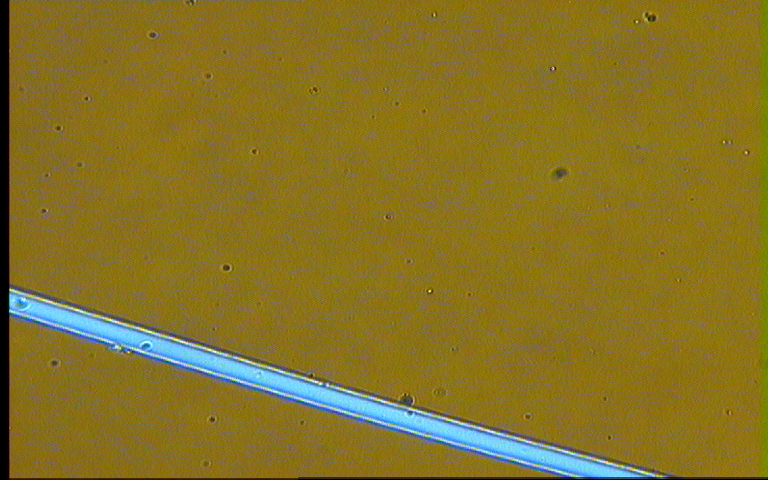
#> input picture pic2data/SolubilityEvaluation_0.1/309.14.png, 768 x 480 px, given as the content of the folder 309.14.png, which was not available
$ python -i changeFrame.py   (imports and definitions only)
#> lines starting #> are read from the running program, lines starting #| are printed output that depends on the picture; after the words box and inside, x2 and y2 are one past the last pixel; in counts of white or black regions, pixels touching at a corner belong together; pictures that were not available may be replaced by others from this repository, and a replacement may not be noted
import os
from PIL import Image, ImageEnhance, ImageFilter

def frames(lf):
    lframes = [i for i in lf if i[-4:]=='.png']
    lframes.sort()
    return lframes

class changeFrames():

    def __init__(self, Path, cropbox=None):
#> called with Path = '309.14.png'
        self.Path = Path
        self.lfiles = [i for i in os.listdir(self.Path) if i[-4:] == '.png']
        self.lframes = frames(self.lfiles)
        self.newfolder = os.path.join(self.Path,'overwritten')
        self.imagesize = Image.open(os.path.join(self.Path, self.lfiles[0])).size
        if cropbox == None:
            self.cropbox = (0,0,self.imagesize[0],self.imagesize[1])
#> self.cropbox = (0, 0, 768, 480)
        else: self.cropbox = cropbox
        self.newimagesize = None

    def cuterandnewfolder(self):
        try:
            os.makedirs(os.path.join(self.newfolder))
        except: pass
        for i in self.lframes:
            image = Image.open(os.path.join(self.Path, i))
            image = image.crop(self.cropbox)
            image.save(os.path.join(self.newfolder,i))
        self.newimagesize = Image.open(os.path.join(self.newfolder,self.lframes[0])).size

    def cGaus(self):
        for i in self.lframes:
            image = Image.open(os.path.join(self.newfolder, i))
            image = image.filter(ImageFilter.GaussianBlur)
            image.save(os.path.join(self.newfolder, i))

    def cEnhance(self, Faktor=4):
        for i in self.lframes:
            image = Image.open(os.path.join(self.newfolder, i))
            image = ImageEnhance.Contrast(image)
            image.enhance(Faktor).save(os.path.join(self.newfolder, i))

    def cGrey(self, Faktor=0):
        for i in self.lframes:
            image = Image.open(os.path.join(self.newfolder, i))
            image = ImageEnhance.Color(image)
            image.enhance(Faktor).save(os.path.join(self.newfolder, i))


    def cContrast(self):
        for i in self.lframes:
            image = Image.open(os.path.join(self.newfolder, i))
#> image is the input picture: PIL image 768x480 RGB; mean R, G, B 134.6, 115, 37.3
            source = image.split()
            g = source[2].point(lambda i: i > 100 and 255)
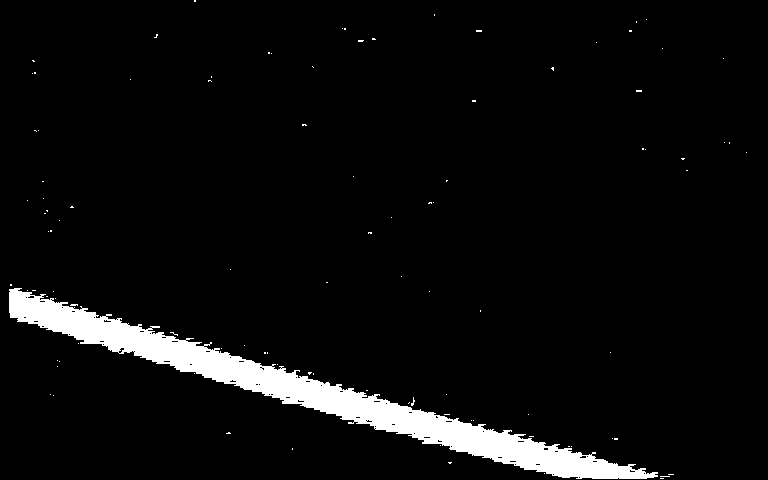
#> g: PIL image 768x480 L; 5% white; 101 white regions (100 under 20 px), largest, box (x1, y1, x2, y2) and area: (9, 288, 658, 479) 18246
            gn = source[2].point(lambda i: i + 200)
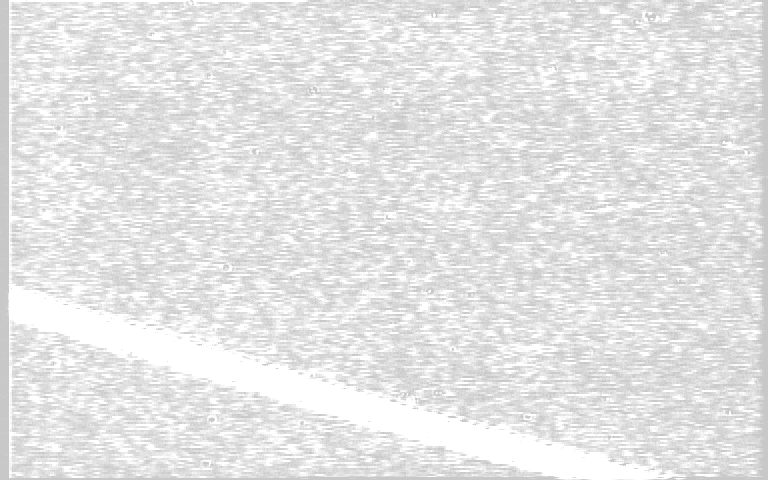
#> gn: PIL image 768x480 L; min 200, max 255, mean 228.5
            source[2].paste(gn, None, g)
            image = Image.merge(image.mode, source)
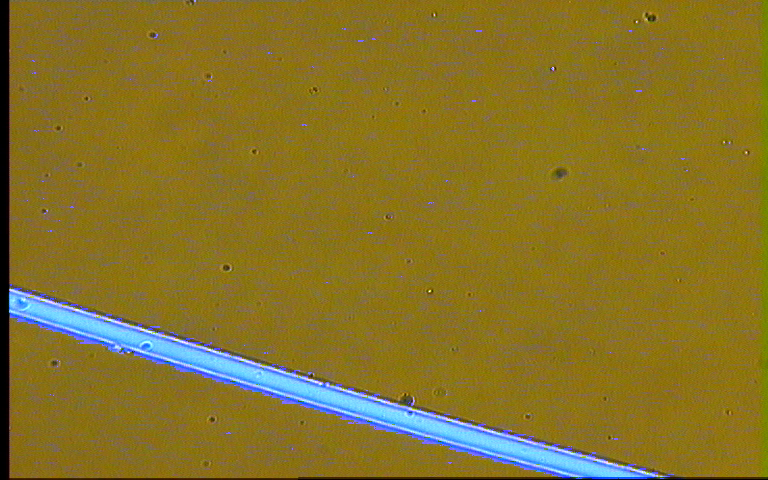
#> image: PIL image 768x480 RGB; mean R, G, B 134.6, 115, 39.5
            source = image.split()
            g = source[1].point(lambda i: i > 100 and 255)
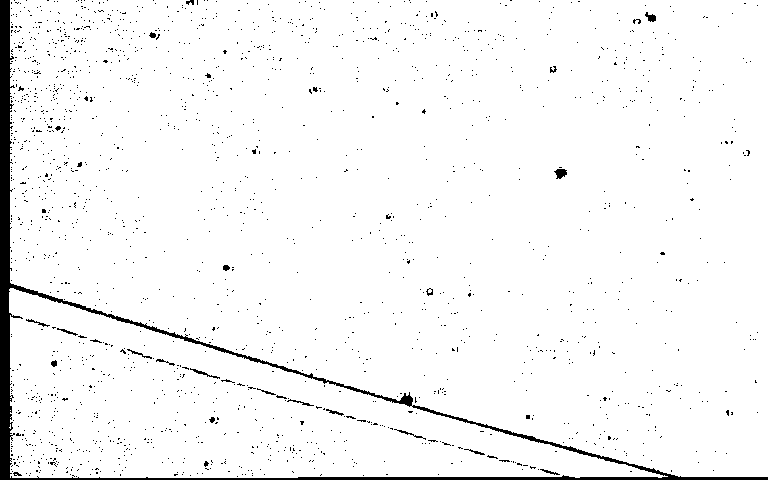
#> g: PIL image 768x480 L; 96.4% white; 1842 black regions (1817 under 20 px), largest, box (x1, y1, x2, y2) and area: (0, 0, 768, 480) 9202, (554, 169, 567, 179) 89, (190, 368, 220, 379) 65
            gn = source[1].point(lambda i: i + 200)
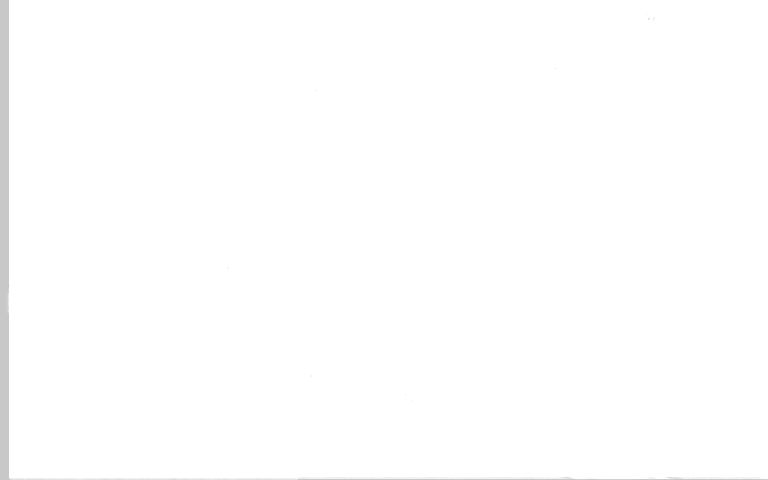
#> gn: PIL image 768x480 L; min 200, max 255, mean 254.2
            source[1].paste(gn, None, g)
            image = Image.merge(image.mode, source)
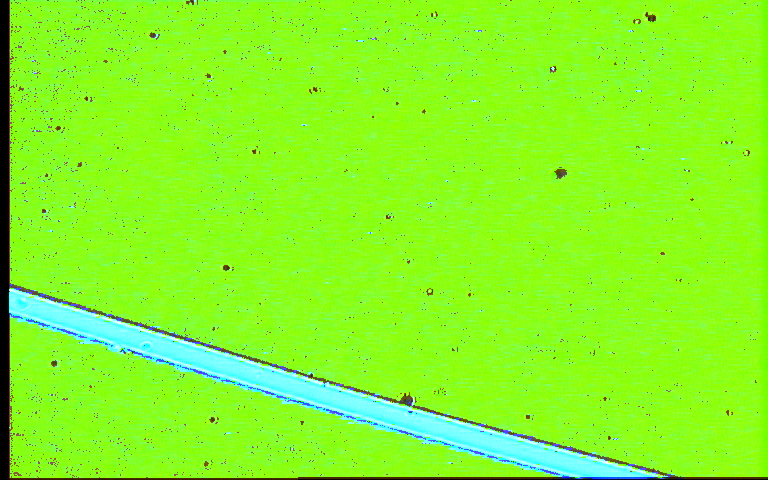
#> image: PIL image 768x480 RGB; mean R, G, B 134.6, 247.7, 39.5
            image.save(os.path.join(self.newfolder, i))

#%% Ort
# [12 lines not run here, left out]

>>> result = changeFrames('309.14.png').cContrast()
